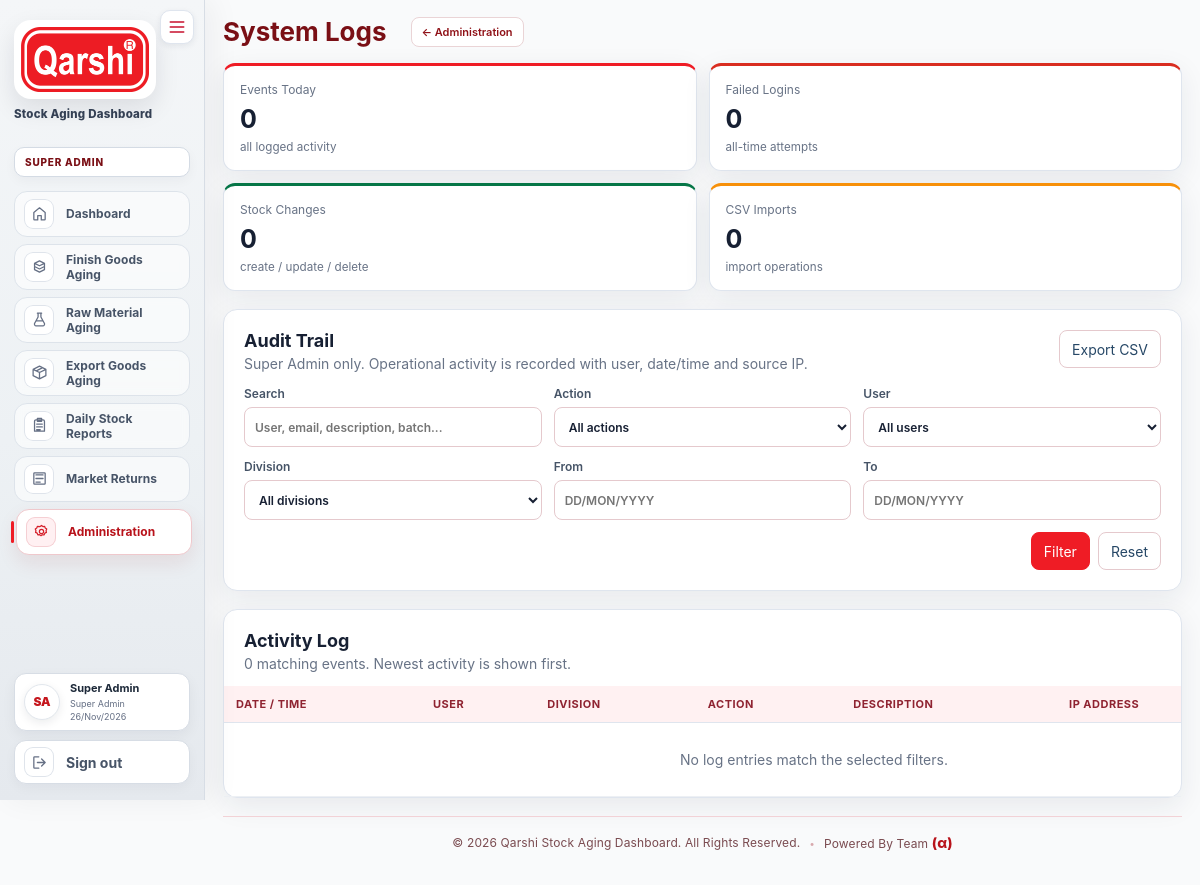
Screenshot of /logs (signed in) with the database file from the repository.
### tables this page shows
CREATE TABLE users (
    id INT UNSIGNED AUTO_INCREMENT PRIMARY KEY,
    division_id INT UNSIGNED NULL,
    name VARCHAR(120) NOT NULL,
    email VARCHAR(190) NOT NULL UNIQUE,
    password_hash VARCHAR(255) NOT NULL,
    role ENUM('super_admin','store_manager','division_admin','user') NOT NULL DEFAULT 'user',
    can_add TINYINT(1) NOT NULL DEFAULT 1,
    can_edit TINYINT(1) NOT NULL DEFAULT 1,
    can_delete TINYINT(1) NOT NULL DEFAULT 1,
    avatar_path VARCHAR(255) NULL,
    is_active TINYINT(1) NOT NULL DEFAULT 1,
    created_at TIMESTAMP DEFAULT CURRENT_TIMESTAMP,
    CONSTRAINT fk_users_division FOREIGN KEY (division_id) REFERENCES divisions(id) ON UPDATE CASCADE ON DELETE RESTRICT,
    INDEX idx_users_division (division_id),
    INDEX idx_users_role (role)
);

### app/Views/logs/index.php (the view, shortened to what the rows shown need)
<div class="card log-filter-card">
    <div class="card-head">
        <div><h2>Audit Trail</h2><p>Super Admin only. Operational activity is recorded with user, date/time and source IP.</p></div>
    </div>
</div>
<div class="card flush log-table-card">
    <div class="card-head padded">
        <div><h2>Activity Log</h2><p><?= number_format($total) ?> matching event<?= $total === 1 ? '' : 's' ?>. Newest activity is shown first.</p></div>
    </div>
    <div class="table-wrap">
        <table class="log-table">
            <thead><tr><th>Date / Time</th><th>User</th><th>Division</th><th>Action</th><th>Description</th><th>IP Address</th><th>Details</th></tr></thead>
        </table>
    </div>
</div>

### app/Views/layouts/header.php (shortened to what the rows shown need)
<?php $me = auth_user(); $appName = app_config('app')['name'] ?? 'Stock Aging Dashboard'; ?>
<!doctype html>
<html lang="en">
<head>
<link rel="stylesheet" href="<?= e(url('/assets/css/app.css')) ?>">
</head>
<body>
<?php if ($me): ?>
<?php
$nameParts = preg_split('/\s+/', trim((string)$me['name'])) ?: [];
$avatarInitials = '';
foreach (array_slice($nameParts, 0, 2) as $part) {
    if ($part !== '') $avatarInitials .= strtoupper(substr($part, 0, 1));
}
$requestPath = parse_url($_SERVER['REQUEST_URI'] ?? '/', PHP_URL_PATH) ?: '/';
$normalizePath = static function (string $path): string {
    $path = rtrim($path, '/');
    return $path === '' ? '/' : $path;
};
$requestPath = $normalizePath($requestPath);
$dashboardPath = $normalizePath(url('/'));
$isDashboardActive = $requestPath === $dashboardPath;
$isStocksActive = str_starts_with($requestPath, $normalizePath(url('/stocks')));
$isDailyReportsActive = str_starts_with($requestPath, $normalizePath(url('/daily-stock-reports')));
$isAdminHome = $requestPath === $normalizePath(url('/admin'));
$isAdminChild = ($me['role'] ?? '') === 'super_admin' && (
    str_starts_with($requestPath, $normalizePath(url('/users')))
    || str_starts_with($requestPath, $normalizePath(url('/divisions')))
    || str_starts_with($requestPath, $normalizePath(url('/grade-criteria')))
    || str_starts_with($requestPath, $normalizePath(url('/logs')))
    || str_starts_with($requestPath, $normalizePath(url('/market-return/mapping')))
    || str_starts_with($requestPath, $normalizePath(url('/admin/email-notifications')))
    || str_starts_with($requestPath, $normalizePath(url('/admin/sap-integration')))
);
$isAdminActive = $isAdminHome || $isAdminChild;
$isMarketReturnActive = str_starts_with($requestPath, $normalizePath(url('/market-return'))) && !$isAdminChild;
?>
<div class="app-shell">
    <aside class="sidebar" id="app-sidebar">
        <button type="button" class="sidebar-toggle" id="sidebarToggle" aria-controls="app-sidebar" aria-expanded="true" aria-label="Collapse menu" title="Collapse menu">
            <svg viewBox="0 0 24 24" fill="none" aria-hidden="true"><path d="M4 6h16M4 12h16M4 18h16" stroke="currentColor" stroke-width="2" stroke-linecap="round"/></svg>
        </button>
        <div class="brand-block">
            <img class="brand-logo" src="<?= e(url('/assets/img/qarshi-logo.png')) ?>" alt="Qarshi logo">
            <div class="brand-text single-line">
                <span>Stock Aging Dashboard</span>
            </div>
        </div>
        <?php
        $sidebarDivisionLabel = $me['role'] === 'super_admin'
            ? 'SUPER ADMIN'
            : (($me['role'] ?? '') === 'store_manager'
                ? 'STORE MANAGER'
                : ((($me['role'] ?? '') === 'user' && empty($me['division_id']))
                    ? 'ALL DIVISIONS'
                    : ($me['division_code'] ?? 'DIVISION')));
        ?>
        <div class="division-chip"><?= e($sidebarDivisionLabel) ?></div>
        <nav>
            <a class="nav-link<?= $isDashboardActive ? ' active' : '' ?>" title="Dashboard" href="<?= e(url('/')) ?>"<?= $isDashboardActive ? ' aria-current="page"' : '' ?>>
                <span class="nav-icon" aria-hidden="true"><svg viewBox="0 0 24 24" fill="none"><path d="M4 10.5 12 4l8 6.5V20a1 1 0 0 1-1 1h-4.5v-6h-5v6H5a1 1 0 0 1-1-1v-9.5Z" stroke="currentColor" stroke-width="1.8" stroke-linecap="round" stroke-linejoin="round"/></svg></span>
                <span class="nav-label">Dashboard</span>
            </a>
            <a class="nav-link<?= $isStocksActive ? ' active' : '' ?>" title="Finish Goods Aging" href="<?= e(url('/stocks')) ?>"<?= $isStocksActive ? ' aria-current="page"' : '' ?>>
                <span class="nav-icon" aria-hidden="true"><svg viewBox="0 0 24 24" fill="none"><path d="M5 7.5 12 4l7 3.5-7 3.5-7-3.5Zm0 0V16.5L12 20l7-3.5V7.5M5 12l7 3.5 7-3.5" stroke="currentColor" stroke-width="1.8" stroke-linecap="round" stroke-linejoin="round"/></svg></span>
                <span class="nav-label">Finish Goods Aging</span>
            </a>
            <?php foreach (\App\Services\AgingModuleRegistry::modules() as $navModuleController): ?>
            <?php $navModule = $navModuleController::MODULE; $navModuleActive = str_starts_with($requestPath, $normalizePath(url($navModule['base']))); ?>
            <a class="nav-link<?= $navModuleActive ? ' active' : '' ?>" title="<?= e($navModule['index_title']) ?>" href="<?= e(url($navModule['base'])) ?>"<?= $navModuleActive ? ' aria-current="page"' : '' ?>>
                <span class="nav-icon" aria-hidden="true"><svg viewBox="0 0 24 24" fill="none"><?= $navModule['icon'] ?? '' ?></svg></span>
                <span class="nav-label"><?= e($navModule['index_title']) ?></span>
            </a>
            <?php endforeach; ?>
            <?php if (in_array(($me['role'] ?? ''), ['super_admin','store_manager','division_admin'], true)): ?>
            <a class="nav-link<?= $isDailyReportsActive ? ' active' : '' ?>" title="Daily Stock Reports" href="<?= e(url('/daily-stock-reports')) ?>"<?= $isDailyReportsActive ? ' aria-current="page"' : '' ?>>
                <span class="nav-icon" aria-hidden="true"><svg viewBox="0 0 24 24" fill="none"><path d="M7 4h10a2 2 0 0 1 2 2v14H5V6a2 2 0 0 1 2-2Zm2-2h6v4H9V2Zm-1 8h8M8 14h8M8 18h5" stroke="currentColor" stroke-width="1.8" stroke-linecap="round" stroke-linejoin="round"/></svg></span>
                <span class="nav-label">Daily Stock Reports</span>
            </a>
            <?php endif; ?>
            <a class="nav-link<?= $isMarketReturnActive ? ' active' : '' ?>" title="Market Returns" href="<?= e(url('/market-return')) ?>"<?= $isMarketReturnActive ? ' aria-current="page"' : '' ?>>
                <span class="nav-icon" aria-hidden="true"><svg viewBox="0 0 24 24" fill="none"><path d="M7 7h10M7 12h10M7 17h6M5 4h14a1 1 0 0 1 1 1v14a1 1 0 0 1-1 1H5a1 1 0 0 1-1-1V5a1 1 0 0 1 1-1Z" stroke="currentColor" stroke-width="1.8" stroke-linecap="round" stroke-linejoin="round"/></svg></span>
                <span class="nav-label">Market Returns</span>
            </a>
            <?php if ($me['role'] === 'super_admin'): ?>
                <a class="nav-link<?= $isAdminActive ? ' active' : '' ?>" title="Administration" href="<?= e(url('/admin')) ?>"<?= $isAdminActive ? ' aria-current="page"' : '' ?>>
                    <span class="nav-icon" aria-hidden="true"><svg viewBox="0 0 24 24" fill="none"><path d="M12 3.5 14 5l2.5-.2.8 2.4 2.1 1.4-1 2.3.6 2.4-2.3 1-.9 2.4-2.5-.3-2 1.6-2-1.6-2.5.3-.9-2.4-2.3-1 .6-2.4-1-2.3 2.1-1.4.8-2.4L10 5l2-1.5Zm0 5.5a3 3 0 1 0 0 6 3 3 0 0 0 0-6Z" stroke="currentColor" stroke-width="1.7" stroke-linecap="round" stroke-linejoin="round"/></svg></span>
                    <span class="nav-label">Administration</span>
                </a>
            <?php endif; ?>
        </nav>
        <div class="sidebar-account-zone">
            <div class="sidebar-user-profile" title="<?= e($me['name']) ?>">
                <div class="sidebar-user-avatar">
                    <?php if (!empty($me['avatar_path'])): ?>
                        <img src="<?= e(url($me['avatar_path'])) ?>" alt="<?= e($me['name']) ?> profile picture">
                    <?php else: ?>
                        <span><?= e($avatarInitials) ?></span>
                    <?php endif; ?>
                </div>
                <div class="sidebar-user-copy">
                    <strong><?= e($me['name']) ?></strong>
                    <small><?= e(($me['role'] ?? '') === 'user'
                        ? (empty($me['division_id']) ? 'Read-only User · All Divisions' : 'Read-only User')
                        : ucwords(str_replace('_',' ', (string)$me['role'])) ) ?></small>
                    <span><?= e(date('d/M/Y')) ?></span>
                </div>
            </div>
            <form class="logout" method="post" action="<?= e(url('/logout')) ?>">
                <button type="submit" class="link-button" title="Sign out"><span class="nav-icon" aria-hidden="true"><svg viewBox="0 0 24 24" fill="none"><path d="M15 17l5-5-5-5M20 12H9M11 20H5a1 1 0 0 1-1-1V5a1 1 0 0 1 1-1h6" stroke="currentColor" stroke-width="1.8" stroke-linecap="round" stroke-linejoin="round"/></svg></span><span class="nav-label">Sign out</span></button>
            </form>
        </div>
    </aside>
    <main class="main <?= (($title ?? '') === 'Dashboard') ? 'dashboard-main' : '' ?>">
        <?php if (($title ?? '') !== 'Dashboard'): ?>
        <header class="topbar">
            <div>
                <div class="page-title-row">
                    <h1><?= e($title ?? '') ?></h1>
                    <?php if (($me['role'] ?? '') === 'super_admin' && $isAdminChild): ?>
                        <a class="admin-back-link" href="<?= e(url('/admin')) ?>">← Administration</a>
                    <?php endif; ?>
                </div>
            </div>
        </header>
        <?php endif; ?>
<?php else: ?>
<div class="guest-shell">
    <?php if ($m = flash('error')): ?><div class="flash error login-flash"><?= e($m) ?></div><?php endif; ?>
<?php endif; ?>

### rows the page displays
users: role "SUPER ADMIN", name "Super Admin", role "Super Admin"

### other values shown
$navModule['index_title'] "Raw Material Aging"
$navModule['index_title'] "Export Goods Aging"
$avatarInitials "SA"
$title "System Logs"
$stats['today'] "0"
$stats['failed_logins'] "0"
$stats['stock_changes'] "0"
$stats['imports'] "0"
$total "0"
